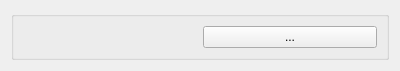
<?xml version="1.0" encoding="UTF-8"?>
<ui version="4.0">
 <class>ColorEditWidget</class>
 <widget class="QWidget" name="ColorEditWidget">
  <property name="geometry">
   <rect>
    <x>0</x>
    <y>0</y>
    <width>400</width>
    <height>61</height>
   </rect>
  </property>
  <property name="windowTitle">
   <string>Form</string>
  </property>
  <layout class="QGridLayout" name="gridLayout">
   <item row="0" column="0">
    <widget class="QGroupBox" name="groupBox">
     <property name="title">
      <string/>
     </property>
     <layout class="QGridLayout" name="gridLayout_2">
      <item row="0" column="0">
       <widget class="VecEditWidget" name="color" native="true"/>
      </item>
      <item row="0" column="1">
       <widget class="QPushButton" name="pickButton">
        <property name="text">
         <string>...</string>
        </property>
       </widget>
      </item>
     </layout>
    </widget>
   </item>
  </layout>
 </widget>
 <customwidgets>
  <customwidget>
   <class>VecEditWidget</class>
   <extends>QWidget</extends>
   <header>veceditwidget.h</header>
   <container>1</container>
   <slots>
    <signal>valueChanged()</signal>
   </slots>
  </customwidget>
 </customwidgets>
 <resources/>
 <connections>
  <connection>
   <sender>pickButton</sender>
   <signal>clicked()</signal>
   <receiver>ColorEditWidget</receiver>
   <slot>onPickColor()</slot>
   <hints>
    <hint type="sourcelabel">
     <x>274</x>
     <y>25</y>
    </hint>
    <hint type="destinationlabel">
     <x>296</x>
     <y>0</y>
    </hint>
   </hints>
  </connection>
  <connection>
   <sender>color</sender>
   <signal>valueChanged()</signal>
   <receiver>ColorEditWidget</receiver>
   <slot>onValueChanged()</slot>
   <hints>
    <hint type="sourcelabel">
     <x>137</x>
     <y>26</y>
    </hint>
    <hint type="destinationlabel">
     <x>184</x>
     <y>3</y>
    </hint>
   </hints>
  </connection>
 </connections>
 <slots>
  <slot>onPickColor()</slot>
  <slot>onValueChanged()</slot>
 </slots>
</ui>
